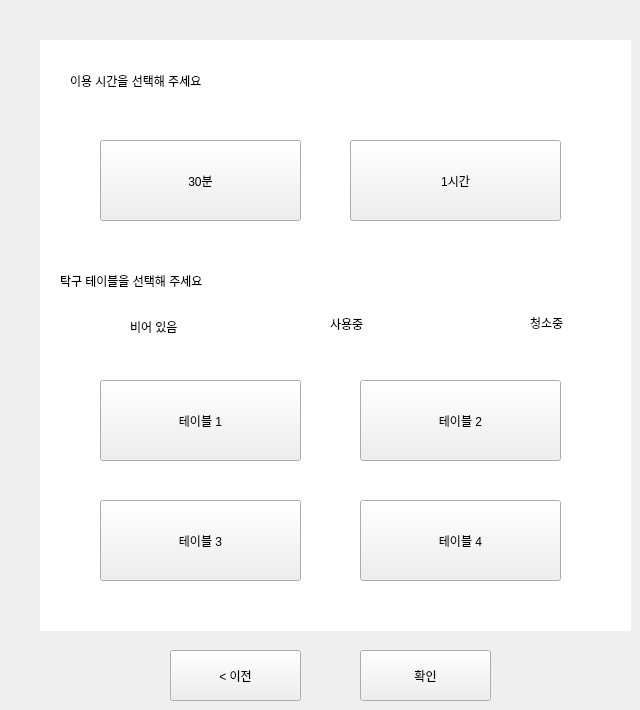
    <widget class="QWidget" name="page_8">
     <widget class="QLabel" name="label_12">
      <property name="geometry">
       <rect>
        <x>40</x>
        <y>40</y>
        <width>591</width>
        <height>591</height>
       </rect>
      </property>
      <property name="styleSheet">
       <string notr="true">background-color: rgb(255, 255, 255);</string>
      </property>
      <property name="text">
       <string/>
      </property>
     </widget>
     <widget class="QLabel" name="label_13">
      <property name="geometry">
       <rect>
        <x>70</x>
        <y>60</y>
        <width>181</width>
        <height>41</height>
       </rect>
      </property>
      <property name="text">
       <string>이용 시간을 선택해 주세요</string>
      </property>
     </widget>
     <widget class="QPushButton" name="pushButton_11">
      <property name="geometry">
       <rect>
        <x>100</x>
        <y>140</y>
        <width>201</width>
        <height>81</height>
       </rect>
      </property>
      <property name="text">
       <string>30분</string>
      </property>
     </widget>
     <widget class="QPushButton" name="pushButton_12">
      <property name="geometry">
       <rect>
        <x>350</x>
        <y>140</y>
        <width>211</width>
        <height>81</height>
       </rect>
      </property>
      <property name="text">
       <string>1시간</string>
      </property>
     </widget>
     <widget class="QLabel" name="label_14">
      <property name="geometry">
       <rect>
        <x>60</x>
        <y>260</y>
        <width>191</width>
        <height>41</height>
       </rect>
      </property>
      <property name="text">
       <string>탁구 테이블을 선택해 주세요</string>
      </property>
     </widget>
     <widget class="QLabel" name="label_15">
      <property name="geometry">
       <rect>
        <x>80</x>
        <y>310</y>
        <width>31</width>
        <height>31</height>
       </rect>
      </property>
      <property name="text">
       <string/>
      </property>
      <property name="pixmap">
       <pixmap>../Downloads/탁구장2/Ellipse 56.png</pixmap>
      </property>
      <property name="scaledContents">
       <bool>true</bool>
      </property>
     </widget>
     <widget class="QLabel" name="label_16">
      <property name="geometry">
       <rect>
        <x>130</x>
        <y>317</y>
        <width>66</width>
        <height>19</height>
       </rect>
      </property>
      <property name="text">
       <string>비어 있음</string>
      </property>
     </widget>
     <widget class="QLabel" name="label_17">
      <property name="geometry">
       <rect>
        <x>280</x>
        <y>310</y>
        <width>31</width>
        <height>31</height>
       </rect>
      </property>
      <property name="text">
       <string/>
      </property>
      <property name="pixmap">
       <pixmap>../Downloads/탁구장2/Ellipse 57.png</pixmap>
      </property>
      <property name="scaledContents">
       <bool>true</bool>
      </property>
     </widget>
     <widget class="QLabel" name="label_18">
      <property name="geometry">
       <rect>
        <x>330</x>
        <y>314</y>
        <width>66</width>
        <height>19</height>
       </rect>
      </property>
      <property name="text">
       <string>사용중</string>
      </property>
     </widget>
     <widget class="QLabel" name="label_19">
      <property name="geometry">
       <rect>
        <x>470</x>
        <y>310</y>
        <width>31</width>
        <height>31</height>
       </rect>
      </property>
      <property name="text">
       <string/>
      </property>
      <property name="pixmap">
       <pixmap>../Downloads/탁구장2/Ellipse 58.png</pixmap>
      </property>
      <property name="scaledContents">
       <bool>true</bool>
      </property>
     </widget>
     <widget class="QLabel" name="label_20">
      <property name="geometry">
       <rect>
        <x>530</x>
        <y>313</y>
        <width>66</width>
        <height>19</height>
       </rect>
      </property>
      <property name="text">
       <string>청소중</string>
      </property>
     </widget>
     <widget class="QPushButton" name="pushButton_14">
      <property name="geometry">
       <rect>
        <x>100</x>
        <y>380</y>
        <width>201</width>
        <height>81</height>
       </rect>
      </property>
      <property name="styleSheet">
       <string notr="true"/>
      </property>
      <property name="text">
       <string>테이블 1</string>
      </property>
     </widget>
     <widget class="QPushButton" name="pushButton_15">
      <property name="geometry">
       <rect>
        <x>360</x>
        <y>380</y>
        <width>201</width>
        <height>81</height>
       </rect>
      </property>
      <property name="text">
       <string>테이블 2</string>
      </property>
     </widget>
     <widget class="QPushButton" name="pushButton_16">
      <property name="geometry">
       <rect>
        <x>100</x>
        <y>500</y>
        <width>201</width>
        <height>81</height>
       </rect>
      </property>
      <property name="text">
       <string>테이블 3</string>
      </property>
     </widget>
     <widget class="QPushButton" name="pushButton_17">
      <property name="geometry">
       <rect>
        <x>360</x>
        <y>500</y>
        <width>201</width>
        <height>81</height>
       </rect>
      </property>
      <property name="text">
       <string>테이블 4</string>
      </property>
     </widget>
     <widget class="QPushButton" name="pushButton_13">
      <property name="geometry">
       <rect>
        <x>170</x>
        <y>650</y>
        <width>131</width>
        <height>51</height>
       </rect>
      </property>
      <property name="text">
       <string>&lt; 이전</string>
      </property>
     </widget>
     <widget class="QPushButton" name="pushButton_18">
      <property name="geometry">
       <rect>
        <x>360</x>
        <y>650</y>
        <width>131</width>
        <height>51</height>
       </rect>
      </property>
      <property name="text">
       <string>확인</string>
      </property>
     </widget>
    </widget>
